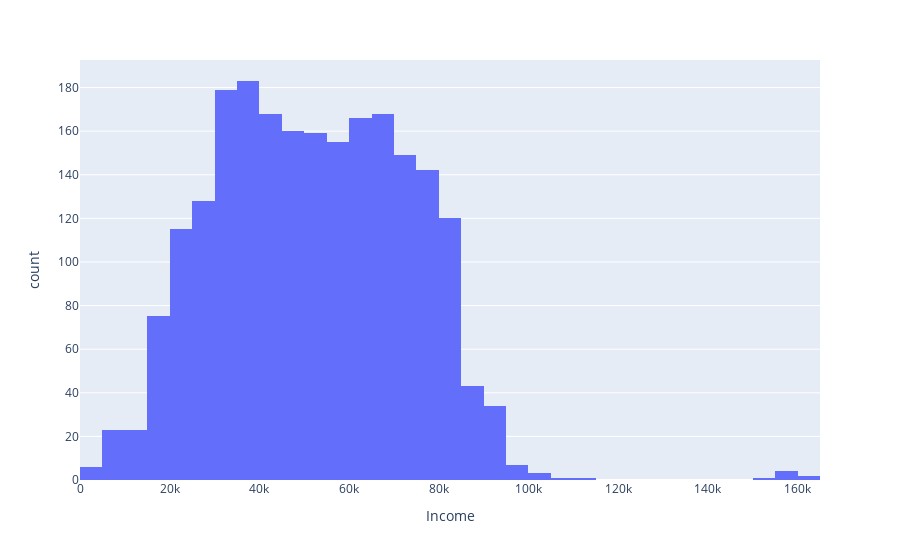

Notebook code cell kept with this figure:
### Markdown cell above
The below histogram displays the income distribution of customers. The x-axis represents income ranges, and the y-axis shows the number of customers in each range. It helps us see how income is spread and spot any outliers or anomalies.

### Code cell
# Distributiion of Income

import plotly.express as px

# Create a histogram using plotly
fig = px.histogram(df_no_outliers, x="Income", nbins=50)

# Show the plot
fig.show()

### Figure 1 — Plotly figure (JSON) as saved in the notebook; plotly's stock layout.template omitted (floating-point values rounded to 4 significant figures; data arrays with more than 128 entries replaced by an {"elided": "..."} marker saying what was removed)
{"data": [{"alignmentgroup": "True", "bingroup": "x", "hovertemplate": "Income=%{x}<br>count=%{y}<extra></extra>", "legendgroup": "", "marker": {"color": "#636efa", "pattern": {"shape": ""}}, "name": "", "nbinsx": 50, "offsetgroup": "", "orientation": "v", "showlegend": false, "type": "histogram", "x": {"elided": "2215 int values"}, "xaxis": "x", "yaxis": "y"}], "layout": {"barmode": "relative", "legend": {"tracegroupgap": 0}, "margin": {"t": 60}, "xaxis": {"anchor": "y", "domain": [0, 1], "title": {"text": "Income"}}, "yaxis": {"anchor": "x", "domain": [0, 1], "title": {"text": "count"}}}}
